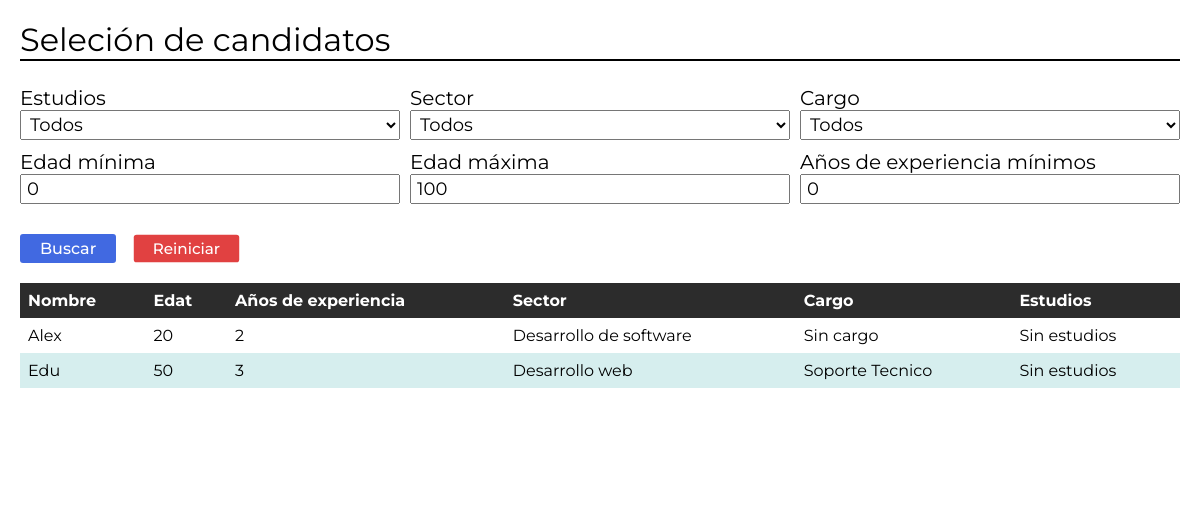
The app's page /index.php?estudios=1 with its own data.
### tables this page shows
CREATE TABLE tb_candidats(
  id INT PRIMARY KEY AUTO_INCREMENT,
  nom VARCHAR(20) NOT NULL,
  edat INT NOT NULL,
  anys_experiencia INT NOT NULL,
  estudis INT NOT NULL,
  carrec INT NOT NULL,
  sector INT NOT NULL,
  FOREIGN KEY fk_estudis(estudis) REFERENCES estudis(id),
  FOREIGN KEY fk_carrec(carrec) REFERENCES carrec(id), 
  FOREIGN KEY fk_sector(sector) REFERENCES sector(id) 
);

CREATE TABLE sector(
  id INT PRIMARY KEY AUTO_INCREMENT,
  nom VARCHAR(100) NOT NULL
);

CREATE TABLE carrec(
  id INT PRIMARY KEY AUTO_INCREMENT,
  nom VARCHAR(100) NOT NULL
);

CREATE TABLE estudis(
  id INT PRIMARY KEY AUTO_INCREMENT,
  nom VARCHAR(100) NOT NULL
);

### index.php (the view, shortened to what this page needs)
<!DOCTYPE html>
<html lang="es">
<head>
  <link rel="stylesheet" href="./css/style.css">
</head>
<?php
  include('db/connector.php');
?>
<body>
  <main>
    <header>
      <h1>Seleción de candidatos</h1>
    </header>
    <form action="index.php">
      <div>
        <h2>Estudios</h2>
        <select name="estudios">
          <option value='0'>Todos</option>
        </select>
      </div>
      <div>
        <h2>Sector</h2>
        <select name="sector">
          <option value='0'>Todos</option>
        </select>
      </div>
      <div>
        <h2>Cargo</h2>
        <select name="cargo">
          <option value="0">Todos</option>
        </select>
      </div>
      <div>
        <h2>Edad mínima</h2>
        <input type="number" min="0" max="100" name="edadmi" <?php
          if(isset($_REQUEST['edadmi'])){ echo 'value="'.$_REQUEST['edadmi'].'"'; }else{ echo 'value="0"'; };
        ?>
        >
      </div>
      <div>
        <h2>Edad máxima</h2>
        <input type="number" min="0" max="100" name="edadma"<?php
          if(isset($_REQUEST['edadma'])){ echo 'value="'.$_REQUEST['edadma'].'"'; }else{ echo 'value="100"'; };
        ?>
        >
      </div>
      <div>
        <h2>Años de experiencia mínimos</h2>
        <input type="number" min="0" max="100" name="experiencia" <?php
          if(isset($_REQUEST['experiencia'])){ echo 'value="'.$_REQUEST['experiencia'].'"'; }else{ echo 'value="0"'; }; ?>>
      </div>
      <div class="buttons">
        <button type="submit">Buscar</button>
        <a href="index.php">Reiniciar</a>
      </div>
    </form>
    <section>
      <?php
      $x = '';
      $arr = [];
      if(isset($_REQUEST['estudios']) && $_REQUEST['estudios'] != 0){
        array_push($arr,'tb_candidats.estudis ='.$_REQUEST['estudios']);
      }
      for($i = 0; $i < count($arr);$i++){
        if($i == 0){
          $x = ' WHERE '.$arr[0];
        }else{
          $x = $x.' AND '.$arr[$i];
        }
      }
        $sql = ("SELECT tb_candidats.nom nom,
                        tb_candidats.edat,
                        tb_candidats.anys_experiencia experiencia,
                        tb_candidats.sector sectorid,
                        tb_candidats.carrec carrecid,
                        tb_candidats.estudis estudisid,
                        sector.nom sector,
                        carrec.nom carrec,
                        estudis.nom estudis
                        FROM tb_candidats
                        LEFT JOIN sector ON tb_candidats.sector = sector.id
                        LEFT JOIN carrec ON tb_candidats.carrec = carrec.id
                        LEFT JOIN estudis ON tb_candidats.estudis = estudis.id $x
                        ");
        $result=mysqli_query($dblink,$sql) or exit(mysqli_error($dblink));
        if(mysqli_num_rows($result) == 0){
          echo "<h5>No hay candidatos</h5>";
        }else{
          echo "<table><thead><tr><th>Nombre</th><th>Edat</th><th>Años de experiencia</th><th>Sector</th><th>Cargo</th><th>Estudios</th></tr></thead><tbody>";
          while($reg=mysqli_fetch_array($result)){?>
            <tr>
              <td><?php echo $reg['nom']?></td>
              <td><?php echo $reg['edat']?></td>
              <td><?php echo $reg['experiencia']?></td>
              <td><?php echo $reg['sector']?></td>
              <td><?php echo $reg['carrec']?></td>
              <td><?php echo $reg['estudis']?></td>
            </tr>
          <?php }
          echo "</tbody></table>";
        }; ?>
    </section>
  </main>
</body>
</html>

### css/style.css (style rules this page uses)
* { margin: 0; padding: 0; box-sizing: border-box; font-family: 'Montserrat',sans-serif; }
main { max-width: 100%; width: 1200px; margin: 0 auto; padding: 20px; background: white; min-height: 500px; }
main header { border-bottom: 2px solid black; }
main header h1 { font-weight: 400; }
main form { margin-top: 25px; max-width: 100%; display: grid; gap: 10px; grid-template-columns: repeat(auto-fit, minmax(300px,1fr)); }
main form h2 { font-weight: 400; font-size: 20px; }
main form input, select { width: 100%; height: 30px; font-size: 18px; padding: 0 5px; }
.buttons { margin: 20px 0; display: flex; gap: 15px; }
.buttons button, .buttons a { border: none; border-radius: 3px; padding: 5px 20px; outline: none; color: white; font-weight: 500; font-size: 16px; cursor: pointer; transition: transform 0.3s; }
.buttons button:active, .buttons a { transform: scale(0.95); }
.buttons button:first-child { background-color: royalblue; }
.buttons a { background-color: rgb(225, 65, 65); text-decoration: none; }
table { border-collapse: collapse; width: 100%; }
th { background-color: rgb(44, 44, 44); color: white; }
th, td { text-align: left; padding: 8px; }
tr:nth-child(even) { background-color: #D6EEEE; }

### records on screen
tb_candidats: nom "Alex", edat "20", anys_experiencia "2", sector.nom "Desarrollo de software", carrec.nom "Sin cargo", estudis.nom "Sin estudios"
tb_candidats: nom "Edu", edat "50", anys_experiencia "3", sector.nom "Desarrollo web", carrec.nom "Soporte Tecnico", estudis.nom "Sin estudios"
